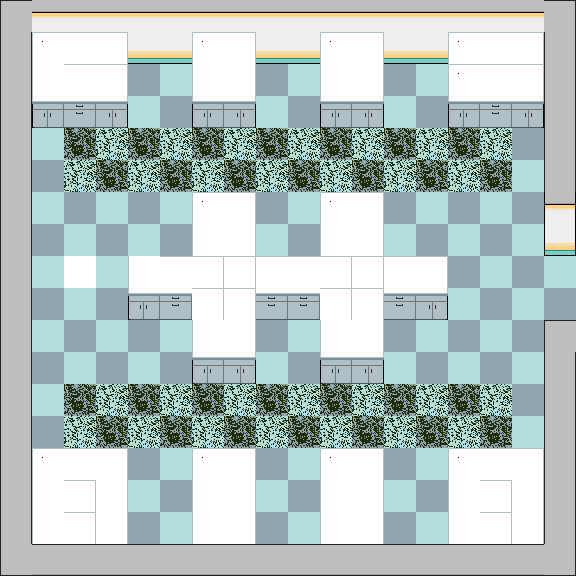

This is a level from a 2D game, rendered from its Tiled map with the project's own tilesets. A one-line summary and the complete map file follow:
An orthogonal 18x18 tile map with 32x32 px tiles, 2 tile layers (Background, Collision), 3 tilesets and 9 objects (4x phantom, 4x endPoint, coin).

<map version="1.8" tiledversion="1.8.4" orientation="orthogonal" renderorder="right-down" width="18" height="18" tilewidth="32" tileheight="32" infinite="0" nextlayerid="4" nextobjectid="30">
 <editorsettings>
  <export target="labLevel.json" format="json" />
 </editorsettings>
 <tileset firstgid="1" name="tempsheet" tilewidth="32" tileheight="32" tilecount="6" columns="2">
  <image source="tempsheet.png" width="64" height="96" />
  <tile id="0">
   <properties>
    <property name="collides" type="bool" value="true" />
   </properties>
  </tile>
  <tile id="1">
   <properties>
    <property name="collides" type="bool" value="true" />
   </properties>
  </tile>
 </tileset>
 <tileset firstgid="7" source="1st_level_labsheet.tsx" />
 <tileset firstgid="21" source="spritesheet (1).tsx" />
 <layer id="3" name="Background" width="18" height="18">
  <data encoding="csv">
0,0,0,0,0,0,0,0,0,0,0,0,0,0,0,0,0,0,
0,0,0,0,4,4,0,0,4,4,0,0,4,4,0,0,0,0,
0,0,0,0,4,4,0,0,4,4,0,0,4,4,0,0,0,0,
0,0,0,0,4,4,0,0,4,4,0,0,4,4,0,0,0,0,
0,4,4,4,4,4,4,4,4,4,4,4,4,4,4,4,4,0,
0,4,4,4,4,4,4,4,4,4,4,4,4,4,4,4,4,0,
0,4,4,4,4,4,0,0,4,4,0,0,4,4,4,4,4,0,
0,4,4,4,4,4,0,0,4,4,0,0,4,4,4,4,4,0,
0,4,4,4,0,0,0,0,0,0,0,0,0,0,4,4,4,4,
0,4,4,4,0,0,0,0,0,0,0,0,0,0,4,4,4,4,
0,4,4,4,4,4,0,0,4,4,0,0,4,4,4,4,4,0,
0,4,4,4,4,4,0,0,4,4,0,0,4,4,4,4,4,0,
0,4,4,4,4,4,4,4,4,4,4,4,4,4,4,4,4,0,
0,4,4,4,4,4,4,4,4,4,4,4,4,4,4,4,4,0,
0,0,0,0,4,4,0,0,4,4,0,0,4,4,0,0,0,0,
0,0,0,0,4,4,0,0,4,4,0,0,4,4,0,0,0,0,
0,0,0,0,4,4,0,0,4,4,0,0,4,4,0,0,0,0,
0,0,0,0,0,0,0,0,0,0,0,0,0,0,0,0,0,0
</data>
 </layer>
 <layer id="1" name="Collision" width="18" height="18">
  <data encoding="csv">
38,44,44,44,44,44,44,44,44,44,44,44,44,44,44,44,44,37,
13,24,26,25,43,43,24,25,43,43,24,25,43,43,24,26,25,13,
13,35,26,25,29,42,35,36,29,42,35,36,29,42,24,26,25,13,
13,21,22,23,42,29,21,23,42,29,7,9,42,29,21,22,23,13,
13,42,16,41,16,41,16,41,16,41,16,41,16,41,16,41,29,13,
13,29,41,16,41,16,41,16,41,16,41,16,41,16,41,16,42,13,
13,42,15,42,15,42,10,25,15,42,10,11,15,42,15,42,15,19,
13,29,42,29,42,29,35,36,42,29,35,36,42,29,42,29,42,18,
13,42,0,42,35,26,25,25,26,26,25,25,26,25,29,42,29,42,
13,29,42,29,21,22,25,25,22,22,25,25,22,23,42,29,42,29,
13,42,29,42,29,42,35,36,29,42,35,36,29,42,29,42,29,38,
13,29,42,29,42,29,21,23,42,29,21,23,42,29,42,29,42,27,
13,42,30,41,30,41,30,41,30,41,30,41,30,41,30,41,29,27,
13,29,41,30,41,30,41,30,41,30,41,30,41,30,41,30,42,27,
13,24,26,25,29,42,24,25,29,42,24,25,29,42,24,26,25,27,
13,35,25,36,42,29,35,36,42,29,35,36,42,29,35,25,36,27,
13,35,25,36,29,42,35,36,29,42,35,36,29,42,35,25,36,27,
40,20,20,20,20,20,20,20,20,20,20,20,20,20,20,20,20,39
</data>
 </layer>
 <objectgroup id="2" name="Objects">
  <object id="13" name="coin" gid="3" x="64" y="288" width="32" height="32" />
  <object id="15" name="phantom" gid="5" x="64" y="448" width="32" height="32">
   <properties>
    <property name="path" type="object" value="29" />
   </properties>
  </object>
  <object id="16" name="phantom" gid="5" x="480" y="416" width="32" height="32">
   <properties>
    <property name="path" type="object" value="28" />
   </properties>
  </object>
  <object id="17" name="phantom" gid="5" x="64" y="192" width="32" height="32">
   <properties>
    <property name="path" type="object" value="25" />
   </properties>
  </object>
  <object id="18" name="phantom" gid="5" x="480" y="160" width="32" height="32">
   <properties>
    <property name="path" type="object" value="26" />
   </properties>
  </object>
  <object id="25" name="endPoint" x="480" y="192">
   <point />
  </object>
  <object id="26" name="endPoint" x="96" y="160">
   <point />
  </object>
  <object id="28" name="endPoint" x="96" y="416">
   <point />
  </object>
  <object id="29" name="endPoint" x="480" y="448">
   <point />
  </object>
 </objectgroup>
</map>
